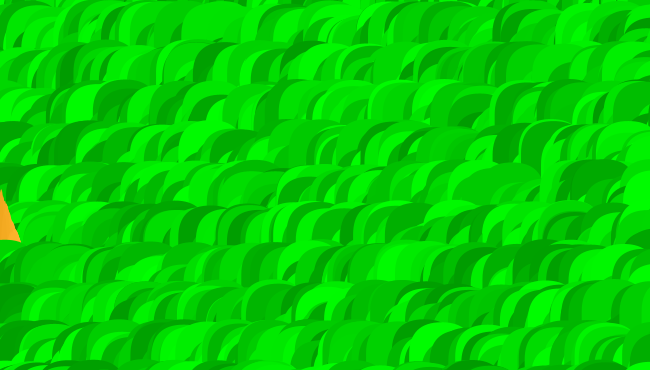
Frame 1 (no input)
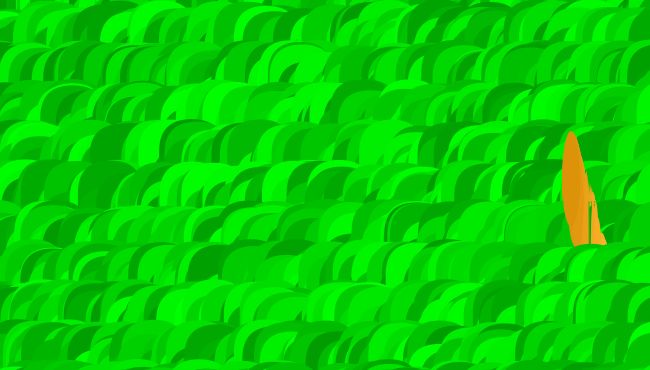
Frame 60 (the mouse pressed at the canvas centre just before this capture)
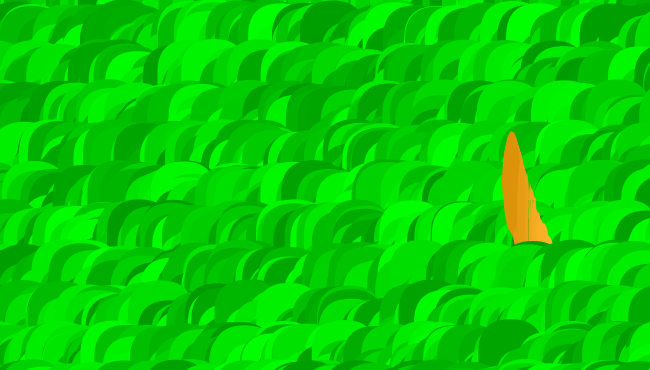
Frame 120 (the mouse held since frame 60 and released just before this capture)

The Processing sketch that drew these frames (run headless with seeded random() and noise(); from frame 60 on, the mouse is pressed at the canvas centre):

// Processing sketch: processing_160230
// ── processing_160230.pde

/**
 * Cameleopard 
 * by Matt Perkins. 
 * 
 * This sketch combines curve-cornered rectangles and ellipses along with a healthy dose
 * of randomness to create the look of a headless giraffe through tall grass.
 * It's the glitchy feeling of searching with the models we create try to express 
 * something online.
 * 
 */
 
int barWidth = 20;
int lastBar = -1;
int loopCount = 650;
int giraffeY = 240;
int giraffeX = 650;


void setup() {
  size(650, 370);
  colorMode(RGB);
  noStroke();
  background(255,255,255);
  smooth();
  frameRate(11);
}

void draw() {
  background(255,255,255);
  giraffeX = loopCount % width;

  for (int y=-15; y < 640; y=y+40) {
    for (int x=-50; x < 640; x=x+2) {
      if ((y <= giraffeY) && 
          ((y+40) >= giraffeY))
         {
           drawGiraffe(giraffeX,giraffeY);
         }
      drawRect(x,y, 50); 
    }
  }
  loopCount--;
  if (loopCount == 0) {
    loopCount = width;
  }
}

void drawGiraffe(int x, int y) {
  for(int j=0; j<3; j++) {
    float noise = random(-20,20);
    fill(240+noise,166+noise,29+noise);
    ellipse(x+noise,y+(noise*3),2+noise,110-random(110));
  }
}

void drawRect(int x, int y, int seed) {
  float r = random(-seed,seed);
  fill(0, 205+r, 0);
  rect(x+random(-13,13), y+random(-26,26), 65, 125, abs(seed), abs(seed)*3, abs(seed)*2, abs(seed)*2);
}
